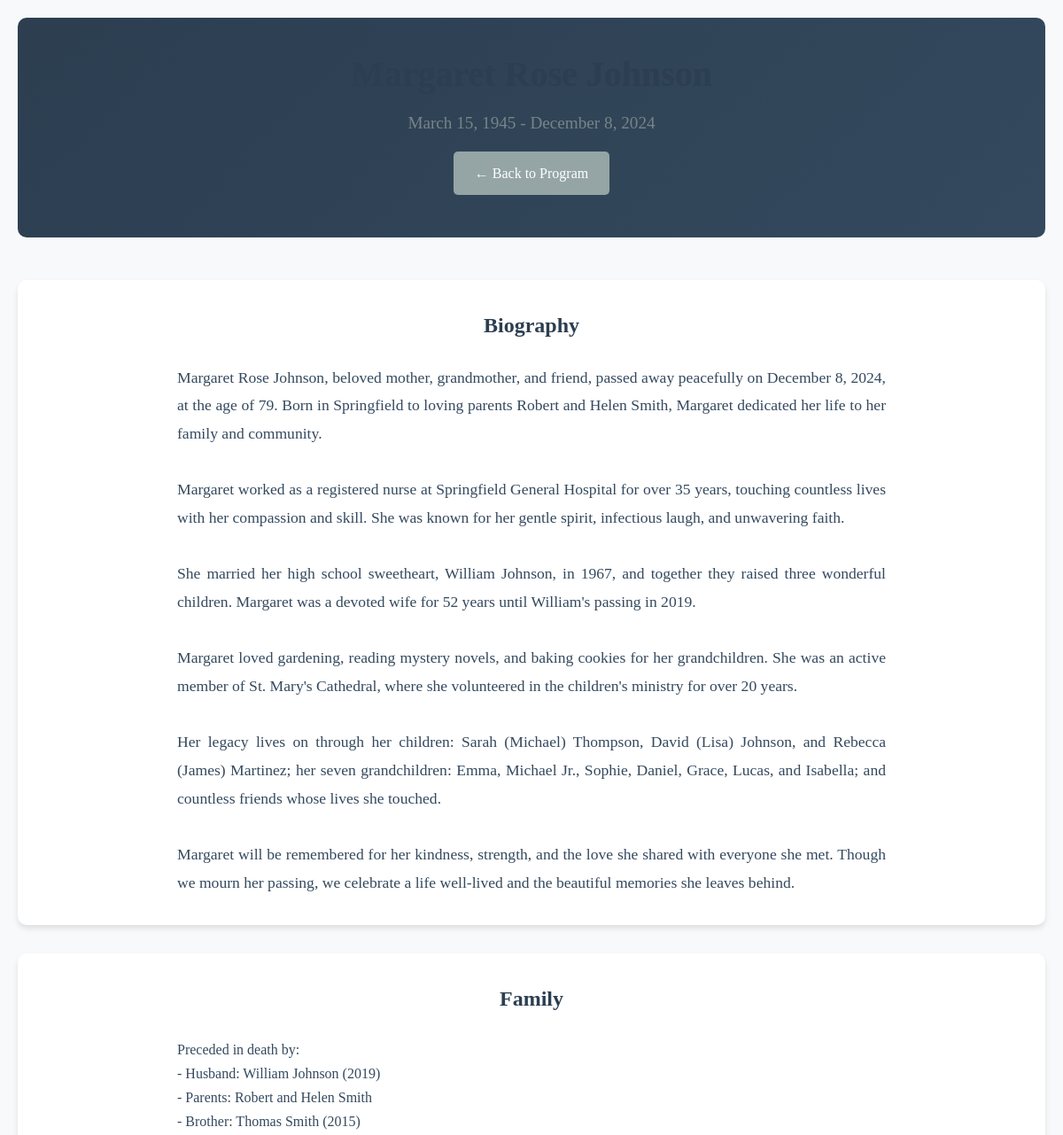
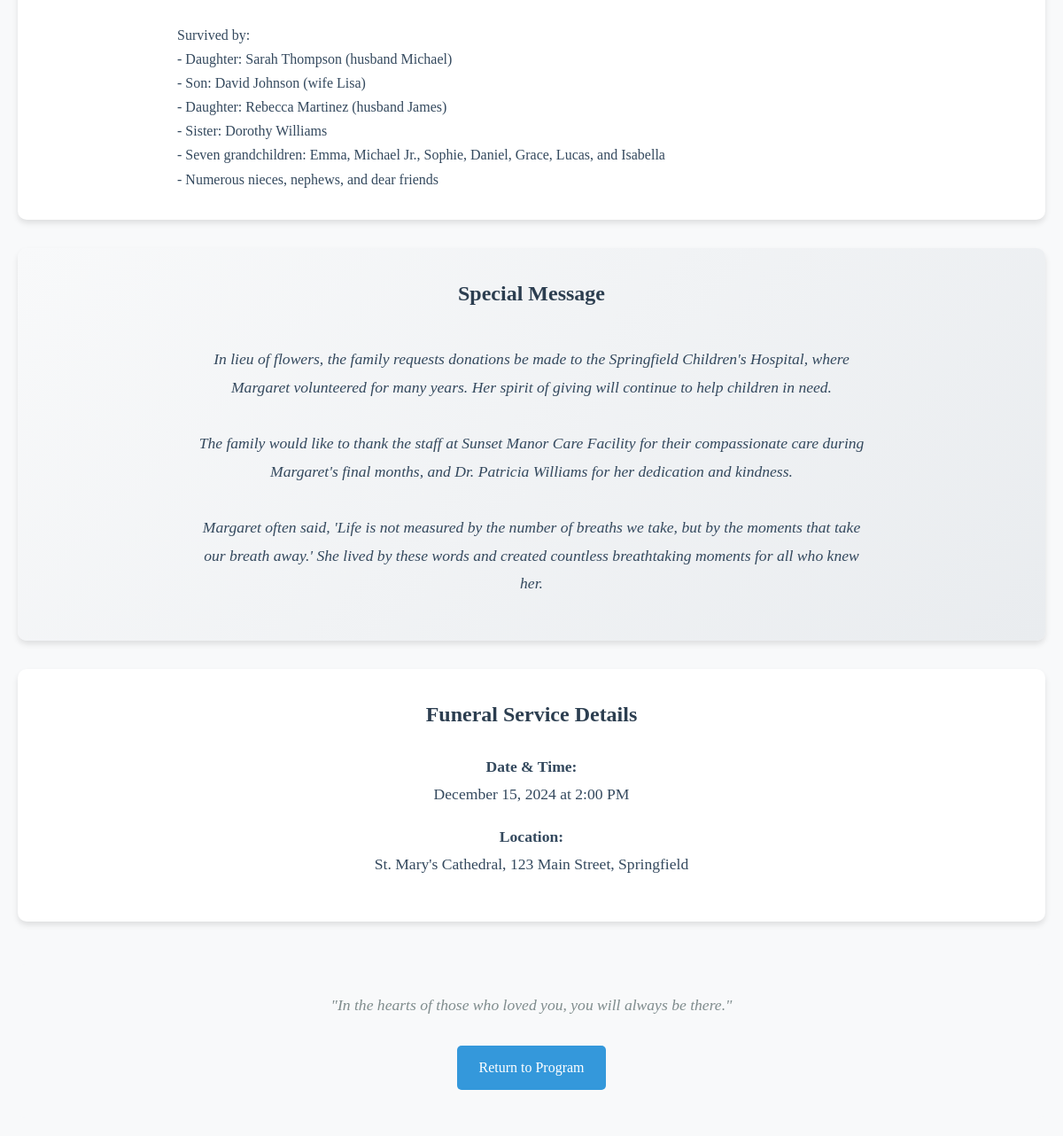
Screenshot of /api/funeral/program/360942cd-d16e-44bc-a817-ffb7544d4dce/obituary/view with the database file from the repository (2 pictures, top to bottom).
### app/models/funeral.py (models this page shows)
class FuneralProgram(Base):
    __tablename__ = "funeral_programs"
    id = Column(Integer, primary_key=True, index=True)
    deceased_name = Column(String(255), nullable=False)
    date_of_birth = Column(String(50))
    date_of_death = Column(String(50))
    funeral_date = Column(String(50), nullable=False)
    funeral_location = Column(String(500), nullable=False)
    deceased_photo_url = Column(String(500))
    qr_code_id = Column(String(100), unique=True, index=True)
    is_active = Column(Boolean, default=True)
    created_at = Column(DateTime(timezone=True), server_default=func.now())
    updated_at = Column(DateTime(timezone=True), onupdate=func.now())
    program_events = relationship("ProgramEvent", back_populates="funeral_program", cascade="all, delete-orphan")
    obituary = relationship("Obituary", back_populates="funeral_program", uselist=False, cascade="all, delete-orphan")

class Obituary(Base):
    __tablename__ = "obituaries"
    id = Column(Integer, primary_key=True, index=True)
    funeral_program_id = Column(Integer, ForeignKey("funeral_programs.id"), nullable=False)
    biography = Column(Text, nullable=False)
    family_details = Column(Text)
    special_message = Column(Text)
    photos = Column(JSON)  # Store list of photo URLs
    tributes = Column(JSON)  # Store list of tribute messages
    pdf_url = Column(String(500))  # URL to generated PDF
    created_at = Column(DateTime(timezone=True), server_default=func.now())
    updated_at = Column(DateTime(timezone=True), onupdate=func.now())
    funeral_program = relationship("FuneralProgram", back_populates="obituary")

### app/routers/funeral.py (the view)
@router.get("/program/{qr_code_id}/obituary/view", response_class=HTMLResponse)
async def view_obituary(request: Request, qr_code_id: str, db: Session = Depends(get_db)):
    program = db.query(FuneralProgram).filter(
        FuneralProgram.qr_code_id == qr_code_id,
        FuneralProgram.is_active == True
    ).first()
    if not program:
        raise HTTPException(status_code=404, detail="Funeral program not found")
    if not program.obituary:
        raise HTTPException(status_code=404, detail="Obituary not found for this program")
    return templates.TemplateResponse("obituary.html", {
        "request": request,
        "program": program,
        "obituary": program.obituary
    })

### templates/obituary.html (shortened to what this page needs)
{% extends "base.html" %}
{% block content %}
<div class="container">
    <div class="header" style="text-align: center; margin-bottom: 3rem;">
        <h1 style="color: #2c3e50; margin-bottom: 0.5rem;">{{ program.deceased_name }}</h1>
        {% if program.date_of_birth and program.date_of_death %}
        <p style="font-size: 1.2rem; color: #7f8c8d; margin-bottom: 1rem;">
            {{ program.date_of_birth }} - {{ program.date_of_death }}
        </p>
        {% endif %}
        <div style="margin: 1rem 0;">
            <a href="/api/funeral/program/{{ program.qr_code_id }}/view" class="btn btn-secondary">
                ← Back to Program
            </a>
        </div>
    </div>
    <div class="card" style="margin-bottom: 2rem;">
        <h2 style="color: #2c3e50; margin-bottom: 1.5rem; text-align: center;">Biography</h2>
        <div style="max-width: 800px; margin: 0 auto;">
            <div style="font-size: 1.1rem; line-height: 1.8; color: #34495e; text-align: justify;">
                {{ obituary.biography|replace('\n', '<br>')|safe }}
            </div>
        </div>
    </div>
    {% if obituary.family_details %}
    <div class="card" style="margin-bottom: 2rem;">
        <h2 style="color: #2c3e50; margin-bottom: 1.5rem; text-align: center;">Family</h2>
        <div style="max-width: 800px; margin: 0 auto;">
            <div style="font-size: 1rem; line-height: 1.7; color: #34495e;">
                {{ obituary.family_details|replace('\n', '<br>')|safe }}
            </div>
        </div>
    </div>
    {% endif %}
    {% if obituary.special_message %}
    <div class="card" style="margin-bottom: 2rem; background: linear-gradient(135deg, #f8f9fa 0%, #e9ecef 100%);">
        <h2 style="color: #2c3e50; margin-bottom: 1.5rem; text-align: center;">Special Message</h2>
        <div style="max-width: 800px; margin: 0 auto; text-align: center;">
            <div style="font-size: 1.1rem; line-height: 1.8; color: #34495e; font-style: italic; padding: 1rem;">
                {{ obituary.special_message|replace('\n', '<br>')|safe }}
            </div>
        </div>
    </div>
    {% endif %}
    <div class="card" style="margin-bottom: 2rem;">
        <h2 style="color: #2c3e50; margin-bottom: 1.5rem; text-align: center;">Funeral Service Details</h2>
        <div style="max-width: 600px; margin: 0 auto; text-align: center;">
            <div style="font-size: 1.1rem; line-height: 1.8; color: #34495e;">
                <p style="margin-bottom: 1rem;">
                    <strong>Date & Time:</strong><br>
                    {{ program.funeral_date }}
                </p>
                <p style="margin-bottom: 1rem;">
                    <strong>Location:</strong><br>
                    {{ program.funeral_location }}
                </p>
            </div>
        </div>
    </div>
    <div style="text-align: center; margin-top: 3rem; padding: 2rem; background: #f8f9fa; border-radius: 8px;">
        <p style="color: #7f8c8d; font-style: italic; margin-bottom: 1rem; font-size: 1.1rem;">
            "In the hearts of those who loved you, you will always be there."
        </p>
        <div style="margin-top: 2rem;">
            <a href="/api/funeral/program/{{ program.qr_code_id }}/view" class="btn btn-primary">
                Return to Program
            </a>
        </div>
    </div>
</div>
{% endblock %}

### templates/base.html (style rules this page uses)
* { margin: 0; padding: 0; box-sizing: border-box; }
body { font-family: 'Georgia', 'Times New Roman', serif; line-height: 1.6; color: #333; background-color: #f8f9fa; }
.container { max-width: 1200px; margin: 0 auto; padding: 20px; }
.header { background: linear-gradient(135deg, #2c3e50, #34495e); color: white; padding: 2rem 0; text-align: center; margin-bottom: 2rem; border-radius: 10px; }
.header h1 { font-size: 2.5rem; margin-bottom: 0.5rem; }
.header p { font-size: 1.1rem; opacity: 0.9; }
.card { background: white; border-radius: 10px; padding: 2rem; margin-bottom: 2rem; box-shadow: 0 4px 6px rgba(0, 0, 0, 0.1); }
.btn { display: inline-block; padding: 12px 24px; background: #3498db; color: white; text-decoration: none; border-radius: 5px; border: none; cursor: pointer; font-size: 1rem; transition: background 0.3s; }
.btn-primary { background: #3498db; }
.btn-secondary { background: #95a5a6; }

### rows the page displays
FuneralProgram: date_of_birth "March 15, 1945", date_of_death "December 8, 2024", funeral_date "December 15, 2024 at 2:00 PM", funeral_location "St. Mary's Cathedral, 123 Main Street, Springfield"
Obituary: biography "Margaret Rose Johnson, beloved mother, grandmother, and friend, passed away peacefully on December 8, 2024, at the age of 79. Born in Springfield to loving parents Robert and Helen Smith, Margaret dedicated her life to her family and community. Margaret worked as a registered nurse at Springfield General Hospital for over 35 years, touching countless lives with her compassion and skill. She was known for her gentle spirit, infectious laugh, and unwavering faith. She married her high school sweetheart, William Johnson, in 1967, and together they raised three wonderful children. Margaret was a devoted wife for 52 years until William's passing in 2019. Margaret loved gardening, reading mystery…", family_details "Preceded in death by: - Husband: William Johnson (2019) - Parents: Robert and Helen Smith - Brother: Thomas Smith (2015) Survived by: - Daughter: Sarah Thompson (husband Michael) - Son: David Johnson (wife Lisa) - Daughter: Rebecca Martinez (husband James) - Sister: Dorothy Williams - Seven grandchildren: Emma, Michael Jr., Sophie, Daniel, Grace, Lucas, and Isabella - Numerous nieces, nephews, and dear friends", special_message "In lieu of flowers, the family requests donations be made to the Springfield Children's Hospital, where Margaret volunteered for many years. Her spirit of giving will continue to help children in need. The family would like to thank the staff at Sunset Manor Care Facility for their compassionate care during Margaret's final months, and Dr. Patricia Williams for her dedication and kindness. Margaret often said, 'Life is not measured by the number of breaths we take, but by the moments that take our breath away.' She lived by these words and created countless breathtaking moments for all who knew her."
